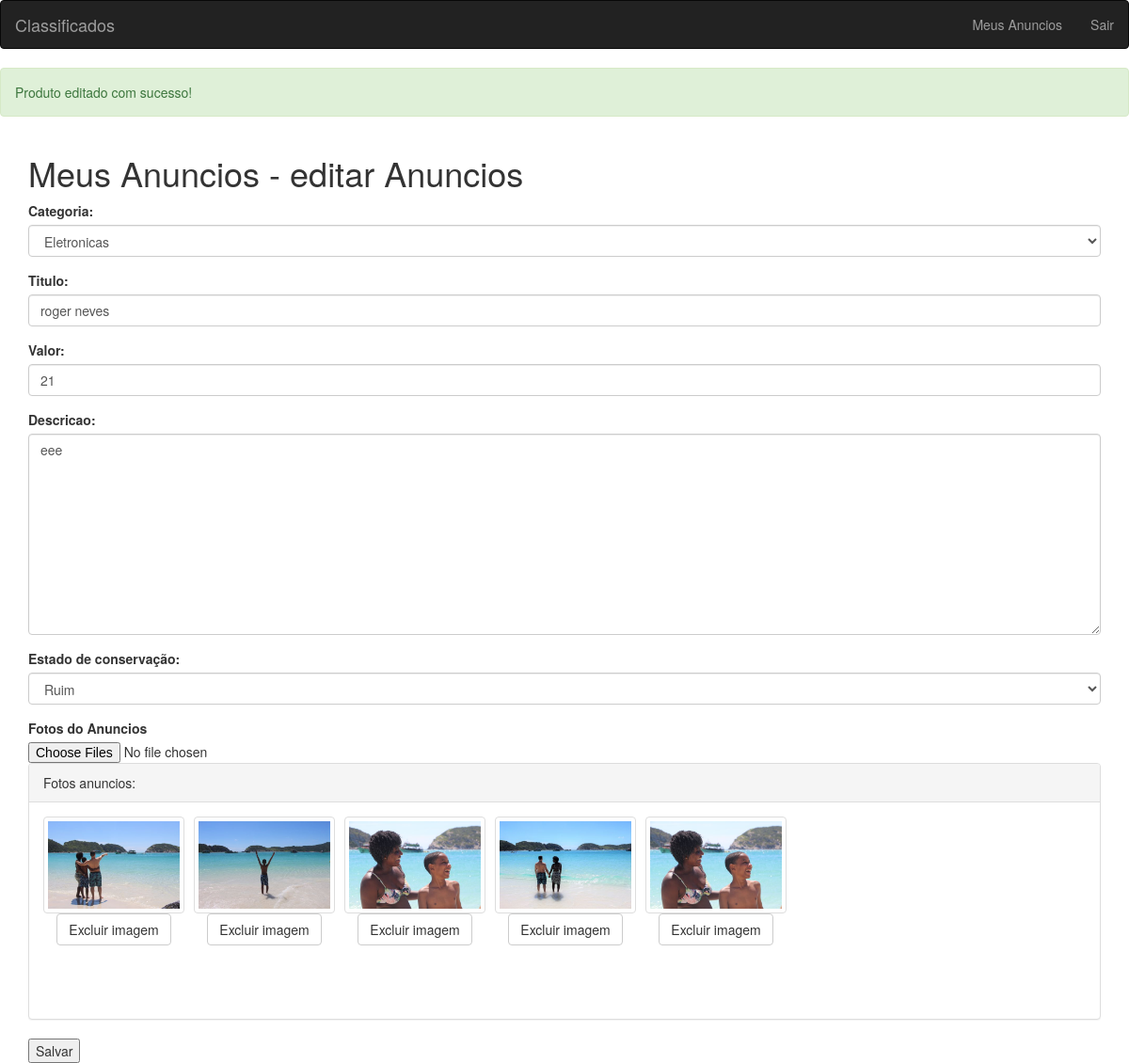
Screenshot of /editar-anuncio.php?id=2 (signed in) with the database file from the repository.
### tables this page shows
CREATE TABLE IF NOT EXISTS `anuncios` (
  `id` int(10) unsigned NOT NULL AUTO_INCREMENT,
  `id_categoria` int(11) NOT NULL,
  `titulo` varchar(100) NOT NULL DEFAULT '',
  `valor` float NOT NULL DEFAULT '0',
  `id_usuario` int(11) NOT NULL,
  `descricao` text,
  `estado` int(11) DEFAULT NULL,
  PRIMARY KEY (`id`),
  UNIQUE KEY `id` (`id`)
);

CREATE TABLE IF NOT EXISTS `categoria` (
  `id` int(10) unsigned NOT NULL AUTO_INCREMENT,
  `nome` varchar(100) NOT NULL,
  PRIMARY KEY (`id`)
);

CREATE TABLE IF NOT EXISTS `anuncios_imagens` (
  `id` int(10) unsigned NOT NULL AUTO_INCREMENT,
  `url` varchar(100) NOT NULL DEFAULT '',
  `id_anuncio` int(11) NOT NULL DEFAULT '0',
  PRIMARY KEY (`id`)
);

### classes/categoria.class.php (called while the page is built, shortened)
<?php
class Categorias{
    public function getLista(){
        $array = array();
        global $pdo;
        $sql = $pdo->query("SELECT * FROM categoria");
        if($sql->rowCount() > 0){
            $array = $sql->fetchAll();
        }
        return $array;
    }
}

### classes/anuncios.class.php (called while the page is built, shortened)
<?php
class Anuncios{
public function getAnuncio($id){
    $array = array();
    global $pdo;
    $sql = $pdo->prepare("SELECT *,
    (select categoria.nome from categoria where categoria.id = anuncios.id_categoria
            ) as categoria,
    (select usuarios.telefone from usuarios where usuarios.id = anuncios.id_usuario
            ) as telefone
     FROM anuncios where id = :id");
    $sql->bindValue(":id", $id);
    $sql->execute();
    if($sql->rowCount() > 0){
        $array = $sql->fetch();
        $array['fotos'] = array();
        $sql = $pdo->prepare("SELECT id , url FROM anuncios_imagens WHERE id_anuncio = :id_anuncio");
        $sql->bindValue(":id_anuncio",$id);
        $sql->execute();
        if($sql->rowCount() > 0){
            $array['fotos'] = $sql->fetchAll();
        }
    }
    return $array;
}
}

### editar-anuncio.php (the view, shortened to what this page needs)
<?php
require 'pages/header.php';
require 'classes/anuncios.class.php';
$a = new Anuncios();
?>
<div class="alert alert-success">
    Produto editado com sucesso!
</div>
<?php
if(isset($_GET['id']) && !empty($_GET['id'])){
    $id =  $_GET['id'];
    $info = $a->getAnuncio($id);
}else {
echo "<script>window.location.href='meus-anuncios.php';</script>";
}
?>
<div class="container">
        <h1>Meus Anuncios -  editar Anuncios</h1>
        <form action="" method="POST" enctype="multipart/form-data">
        <div class="form-group">
            <label for="categoria">Categoria:</label>
                <select name="categoria" id="categoria" class="form-control">
                <?php
                require 'classes/categoria.class.php';
                $c = new Categorias();
                $cats = $c->getLista();
                foreach($cats as $cat){
                ?>
                <option value="<?php echo $cat['id']; ?>"
                    <?php echo ($info['id_categoria'] == $cat['id']) ? 'selected="selected"' : ''  ?>>
                <?php echo utf8_encode($cat['nome']); ?>
                </option>
                <?php } ?>
            </select>
        </div>
        <div class="form-group">
            <label for="titulo">Titulo:</label>
            <input type="text" name="titulo" id="titulo" class="form-control" value="<?php echo utf8_encode($info['titulo']) ?>">
        </div>
        <div class="form-group">
            <label for="Valor">Valor:</label>
            <input type="text" name="valor" id="valor" class="form-control" value="<?php echo utf8_encode($info['valor']) ?>">
        </div>
        <div class="form-group">
            <label for="descricao">Descricao:</label>
        <textarea class="form-control" name="descricao" id="descricao" cols="30" rows="10"><?php echo utf8_encode($info['descricao']) ?></textarea>
        </div>
        <div class="form-group">
            <label for="estado">Estado de conservação:</label>
            <select name="estado" id="estado" class="form-control">
                <option value="0">Ruim</option>
            </select>
        </div>
        <div class="form-group">
        <label for="add_foto">Fotos do Anuncios</label>
        <input type="file" name="fotos[]" multiple>
        <div class="panel panel-default">
            <div class="panel-heading">Fotos anuncios:</div>
            <div class="panel-body">
            <?php foreach($info['fotos'] as $foto): ?>
            <div class="foto_item">
                <img src="assets/images/anuncios/<?php echo $foto['url']; ?>" class="img-thumbnail">
                <br/>
                <a href="excluir-fotos.php?id=<?php echo $foto['id']; ?>" class="btn btn-default">Excluir imagem</a>
            </div>
            <?php endforeach; ?>
            </div>
            </div>
        </div>
        <input type="submit" value="Salvar" name="Salvar">
        </form>
</div>
<?php require 'pages/footer.php' ?>

### assets/css/style.css (style rules this page uses)
.foto_item { width:150px; height:200px; text-align: center; margin-right:10px; float:left; }
.foto_item img { width:150px; }

### rows the page displays
anuncios: categoria "Eletronicas", titulo "roger neves", valor "21", descricao "eee"
anuncios_imagens: url (picture)
anuncios_imagens: url (picture)
anuncios_imagens: url (picture)
anuncios_imagens: url (picture)
anuncios_imagens: url (picture)
